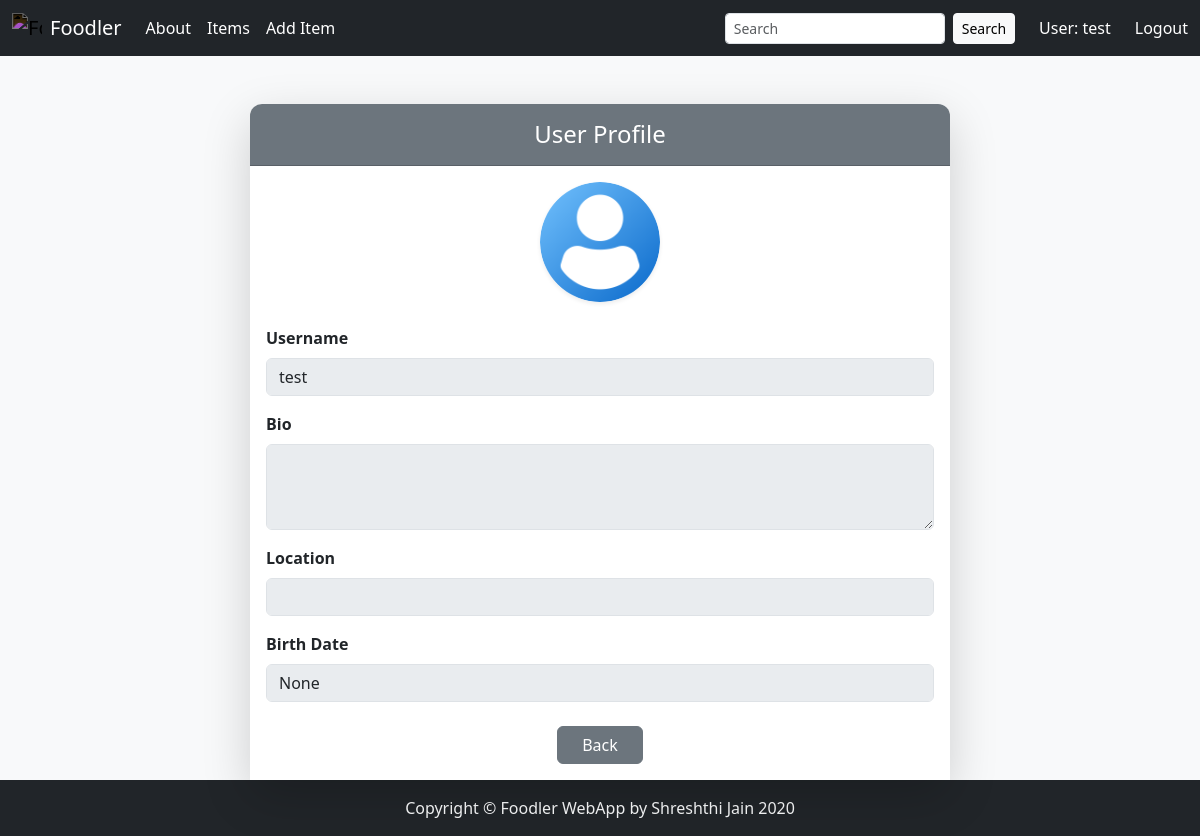
Screenshot of /profile/ (signed in) with the database file from the repository.
### Users/models.py (models this page shows, shortened)
class UserProfile(models.Model):
    user = models.OneToOneField(User, on_delete=models.CASCADE)
    bio = models.TextField(blank=True)
    location = models.CharField(max_length=100, blank=True)
    birth_date = models.DateField(null=True, blank=True)
    image = models.ImageField(upload_to='profile_pics/', null=True, blank=True, default='profile_pics/default.png')

### Users/views.py (the view)
# urls.py: path('profile/', user_view.profile, name='profile'),
@login_required
def profile(request):
    if not hasattr(request.user, 'userprofile'):
        UserProfile.objects.create(user=request.user)
    profile = request.user.userprofile
    return render(request, 'Users/profile.html', {'profile': profile})

### Users/templates/Users/profile.html (shortened to what this page needs)
{% extends 'Food/base.html' %}
{% load static %}
{% block body %}
<body class="bg-light">
<div class="container mt-5">
  <div class="card shadow-lg border-0 mx-auto" style="max-width: 700px; border-radius: 12px;">
    <div class="card-header bg-secondary text-white text-center py-3" style="border-radius: 12px 12px 0 0;">
      <h4 class="mb-0">User Profile</h4>
    </div>
    <div class="card-body bg-white">
      <form method="POST">
        <div class="text-center mb-4">
          {% if profile.image %}
            <img src="{{ profile.image.url }}" alt="Profile Image"
                class="rounded-circle shadow-sm"
                style="width: 120px; height: 120px; object-fit: cover;">
          {% else %}
            <img src="{% static 'profile_pics/default.png' %}" alt="Default Profile Image"
                class="rounded-circle shadow-sm"
                style="width: 120px; height: 120px; object-fit: cover;">
          {% endif %}
        </div>
        <div class="mb-3">
          <label for="username" class="form-label fw-bold">Username</label>
          <input type="text" class="form-control" id="username"
                 value="{{ profile.user.username }}" disabled>
        </div>
        <div class="mb-3">
          <label for="bio" class="form-label fw-bold">Bio</label>
          <textarea class="form-control" id="bio" rows="3" disabled>{{ profile.bio }}</textarea>
        </div>
        <div class="mb-3">
          <label for="location" class="form-label fw-bold">Location</label>
          <input type="text" class="form-control" id="location"
                 value="{{ profile.location }}" disabled>
        </div>
        <div class="mb-3">
          <label for="birth_date" class="form-label fw-bold">Birth Date</label>
          <input type="text" class="form-control" id="birth_date"
                 value="{{ profile.birth_date }}" disabled>
        </div>
        <div class="text-center mt-4">
          <a href="{% url 'login' %}" class="btn btn-secondary px-4">Back</a>
        </div>
      </form>
    </div>
  </div>
</div>
</body>
{% endblock %}

### Food/templates/Food/base.html (shortened to what this page needs)
{% load static %}
<!DOCTYPE html>
<html lang="en">
  <head>
    <link
      rel="stylesheet"
      href="https://cdn.jsdelivr.net/npm/bootstrap@5.3.7/dist/css/bootstrap.min.css"
    />
  </head>
  <body class="bg-light">
  <div class="d-flex flex-column min-vh-100">
    <main class="flex-grow-1">
      <nav class="navbar navbar-expand-lg navbar-dark bg-dark mb-3">
      <div class="container-fluid">
        <a
          class="navbar-brand d-flex align-items-center disabled"
          href="{% url 'food:index' %}"
        >
          <img
            src="{% static 'Food/images/foodie-icon.svg' %}"
            alt="Foodie Icon"
            style="height: 30px; width: 30px; filter: invert(1)"
            class="me-2 disabled"
          />
          Foodler
        </a>
        <div class="collapse navbar-collapse" id="navbarContent">
          <ul class="navbar-nav me-auto mb-2 mb-lg-0">
            <li class="nav-item">
              <a class="nav-link active" href="{% url 'food:index' %}"
                >About</a
              >
            </li>
            <li class="nav-item">
              <a class="nav-link active" href="{% url 'food:item_list' %}"
                >Items</a
              >
            </li>
            <li class="nav-item">
              <a class="nav-link active" href="{% url 'food:add_item' %}">Add Item</a>
            </li>
          </ul>
          <ul class="navbar-nav align-items-center gap-3">
            <li class="nav-item">
              <form class="d-flex" role="search">
                <input
                  class="form-control form-control-sm me-2"
                  type="search"
                  placeholder="Search"
                  aria-label="Search"
                  name="search_item"
                />
                <button class="btn btn-sm btn-light" type="submit">
                  Search
                </button>
              </form>
            </li>
            {% if user.is_authenticated %}
            <li class="nav-item">
              <a class="nav-link active" href="{% url 'profile' %}"
                >User: {{ user.username }}</a
              >
            </li>
            <li class="nav-item">
              <form method="post" action="{% url 'logout' %}">
                <button type="submit" class="btn btn-link nav-link p-0 active">
                  Logout
                </button>
              </form>
            </li>
            {% else %}
            <li class="nav-item">
              <a class="nav-link" href="{% url 'login' %}">Login</a>
            </li>
            {% endif %}
          </ul>
        </div>
      </div>
    </nav>
    {% block body %}{% endblock %}
    </main>
    <footer class="bg-dark text-light py-3 text-center">
      <p class="mb-0">Copyright © Foodler WebApp by Shreshthi Jain 2020</p>
    </footer>
    </div>
  </body>
  </body>
</html>

### rows the page displays
UserProfile: image (placeholder picture), user.username "test", birth_date "None"

### other values shown
{{ user.username }} "test"
